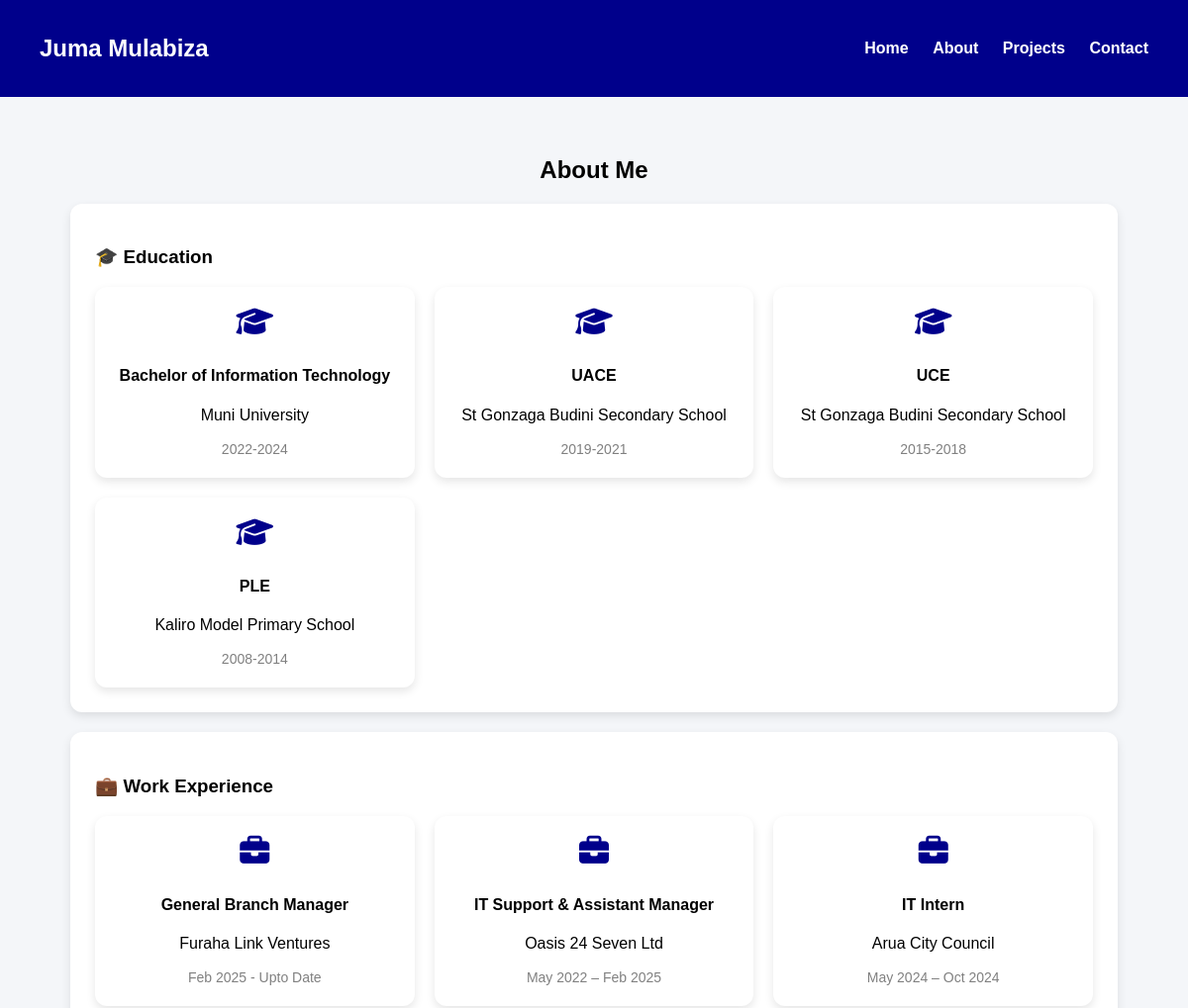
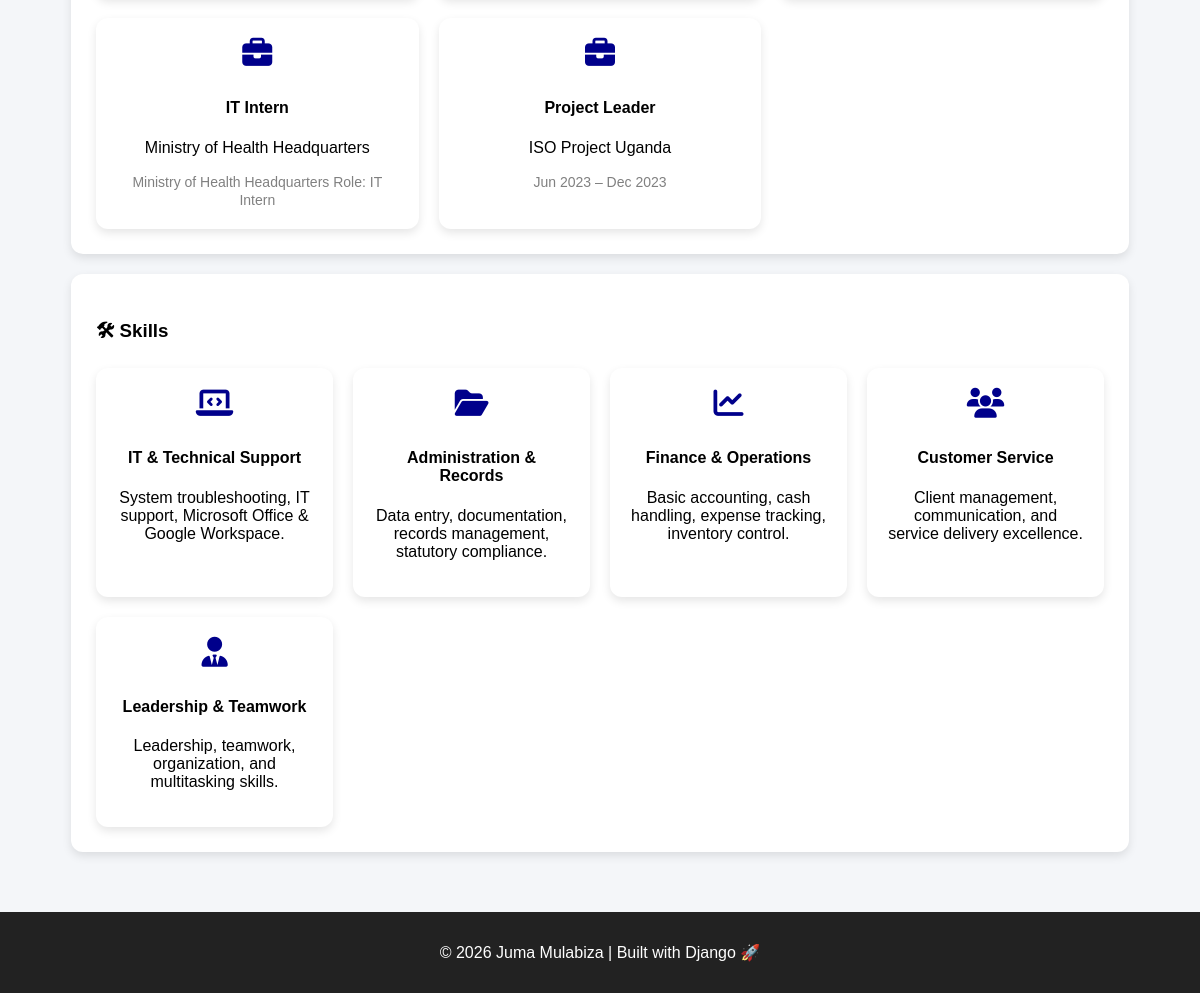
The page /about/ on the database its author committed (2 pictures, top to bottom).
### userprofile/models.py (models this page shows, shortened)
class Education(models.Model):
    institution = models.CharField(max_length=200)
    degree = models.CharField(max_length=200)
    year = models.CharField(max_length=50)

class Experience(models.Model):
    company = models.CharField(max_length=200)
    role = models.CharField(max_length=200)
    duration = models.CharField(max_length=100)

### userprofile/views.py (the view)
# urls.py: path('about/', views.about, name='about'),
def about(request):
    education = Education.objects.all()
    experience = Experience.objects.all()
    skills = Skill.objects.all()
    return render(request, 'userprofile/about.html', {
        'education': education,
        'experience': experience,
        'skills': skills
    })

### userprofile/templates/userprofile/about.html
{% extends 'userprofile/base.html' %}
{% block content %}
<h2 style="text-align:center;">About Me</h2>
<div class="card">
    <h3>🎓 Education</h3>
    <div class="edu-grid">
        {% for edu in education %}
        <div class="edu-card">
            <i class="fas fa-graduation-cap"></i>
            <h4>{{ edu.degree }}</h4>
            <p>{{ edu.institution }}</p>
            <span class="year">{{ edu.year }}</span>
        </div>
        {% endfor %}
    </div>
</div>
<div class="card">
    <h3>💼 Work Experience</h3>
    <div class="exp-grid">
        {% for exp in experience %}
        <div class="exp-card">
            <i class="fas fa-briefcase"></i>
            <h4>{{ exp.role }}</h4>
            <p>{{ exp.company }}</p>
            <span class="year">{{ exp.duration }}</span>
        </div>
        {% endfor %}
    </div>
</div>
<div class="card">
    <h3>🛠 Skills</h3>
    <div class="skills-grid">
        <div class="skill-card">
            <i class="fas fa-laptop-code"></i>
            <h4>IT & Technical Support</h4>
            <p>System troubleshooting, IT support, Microsoft Office & Google Workspace.</p>
        </div>
        <div class="skill-card">
            <i class="fas fa-folder-open"></i>
            <h4>Administration & Records</h4>
            <p>Data entry, documentation, records management, statutory compliance.</p>
        </div>
        <div class="skill-card">
            <i class="fas fa-chart-line"></i>
            <h4>Finance & Operations</h4>
            <p>Basic accounting, cash handling, expense tracking, inventory control.</p>
        </div>
        <div class="skill-card">
            <i class="fas fa-users"></i>
            <h4>Customer Service</h4>
            <p>Client management, communication, and service delivery excellence.</p>
        </div>
        <div class="skill-card">
            <i class="fas fa-user-tie"></i>
            <h4>Leadership & Teamwork</h4>
            <p>Leadership, teamwork, organization, and multitasking skills.</p>
        </div>
    </div>
</div>
</div>
{% endblock %}

### userprofile/static/userprofile/style.css (style rules this page uses)
body { font-family: Arial, sans-serif; margin: 0; background-color: #f4f6f9; }
.card { background: white; padding: 25px; margin: 20px auto; width: 90%; border-radius: 12px; box-shadow: 0 4px 10px rgba(0,0,0,0.1); }
.skills-grid { display: grid; grid-template-columns: repeat(auto-fit, minmax(220px, 1fr)); gap: 20px; }
.skill-card { background: white; padding: 20px; border-radius: 12px; text-align: center; box-shadow: 0 4px 10px rgba(0,0,0,0.1); transition: 0.3s; }
.skill-card i { font-size: 30px; color: darkblue; margin-bottom: 10px; }
.edu-grid, .exp-grid { display: grid; grid-template-columns: repeat(auto-fit, minmax(250px, 1fr)); gap: 20px; }
.edu-card, .exp-card { background: white; padding: 20px; border-radius: 12px; text-align: center; box-shadow: 0 4px 10px rgba(0,0,0,0.1); transition: 0.3s; }
.edu-card i, .exp-card i { font-size: 30px; color: darkblue; margin-bottom: 10px; }
.year { color: gray; font-size: 14px; }

### rows shown on the page
Education: degree "Bachelor of Information Technology", institution "Muni University", year "2022-2024"
Education: degree "UACE", institution "St Gonzaga Budini Secondary School", year "2019-2021"
Education: degree "UCE", institution "St Gonzaga Budini Secondary School", year "2015-2018"
Education: degree "PLE", institution "Kaliro Model Primary School", year "2008-2014"
Experience: role "General Branch Manager", company "Furaha Link Ventures", duration "Feb 2025 - Upto Date"
Experience: role "IT Support & Assistant Manager", company "Oasis 24 Seven Ltd", duration "May 2022 – Feb 2025"
Experience: role "IT Intern", company "Arua City Council", duration "May 2024 – Oct 2024"
Experience: role "IT Intern", company "Ministry of Health Headquarters", duration "Ministry of Health Headquarters Role: IT Intern"
Experience: role "Project Leader", company "ISO Project Uganda", duration "Jun 2023 – Dec 2023"
